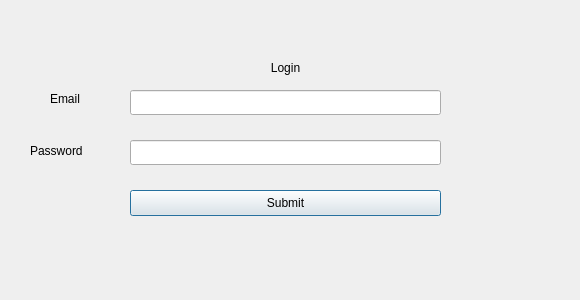
<?xml version="1.0" encoding="UTF-8"?>
<ui version="4.0">
 <class>LoginDialog</class>
 <widget class="QDialog" name="LoginDialog">
  <property name="geometry">
   <rect>
    <x>0</x>
    <y>0</y>
    <width>580</width>
    <height>300</height>
   </rect>
  </property>
  <property name="windowTitle">
   <string>Login</string>
  </property>
  <widget class="QLabel" name="label">
   <property name="geometry">
    <rect>
     <x>80</x>
     <y>60</y>
     <width>411</width>
     <height>16</height>
    </rect>
   </property>
   <property name="text">
    <string>Login</string>
   </property>
   <property name="alignment">
    <set>Qt::AlignCenter</set>
   </property>
  </widget>
  <widget class="QLineEdit" name="passField">
   <property name="geometry">
    <rect>
     <x>130</x>
     <y>140</y>
     <width>311</width>
     <height>25</height>
    </rect>
   </property>
   <property name="echoMode">
    <enum>QLineEdit::Password</enum>
   </property>
  </widget>
  <widget class="QLineEdit" name="emailField">
   <property name="geometry">
    <rect>
     <x>130</x>
     <y>90</y>
     <width>311</width>
     <height>25</height>
    </rect>
   </property>
   <property name="echoMode">
    <enum>QLineEdit::Normal</enum>
   </property>
  </widget>
  <widget class="QLabel" name="label_2">
   <property name="geometry">
    <rect>
     <x>50</x>
     <y>90</y>
     <width>58</width>
     <height>18</height>
    </rect>
   </property>
   <property name="text">
    <string>Email</string>
   </property>
  </widget>
  <widget class="QLabel" name="label_3">
   <property name="geometry">
    <rect>
     <x>30</x>
     <y>140</y>
     <width>71</width>
     <height>21</height>
    </rect>
   </property>
   <property name="text">
    <string>Password</string>
   </property>
  </widget>
  <widget class="QPushButton" name="submitBtn">
   <property name="geometry">
    <rect>
     <x>130</x>
     <y>190</y>
     <width>311</width>
     <height>26</height>
    </rect>
   </property>
   <property name="text">
    <string>Submit</string>
   </property>
  </widget>
 </widget>
 <resources/>
 <connections/>
</ui>
